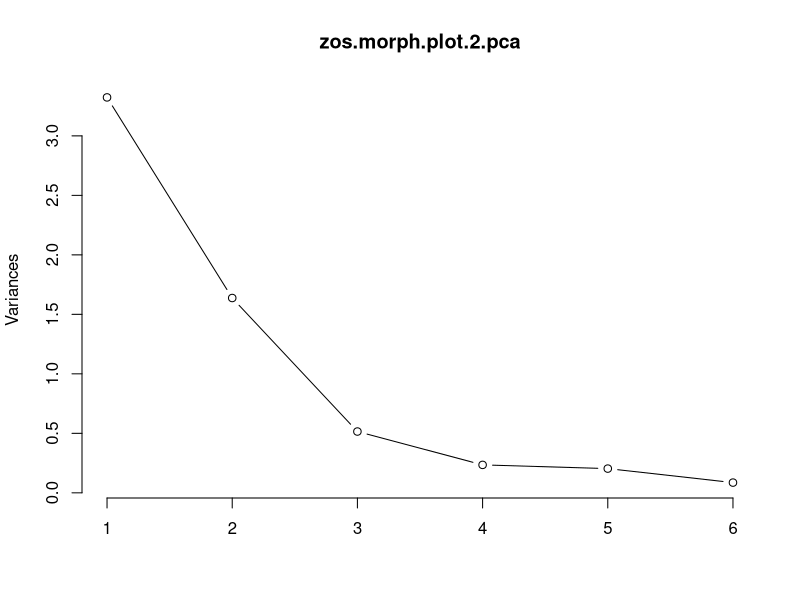

Generate this figure with R:
###################################################################################
#                                                                                ##
# ZEN 2014 Global eelgrass ecosystem structure: Data assembly                    ##
# RAW data are current as of 2017-04-24                                          ##
# Emmett Duffy (duffye@si.edu)                                                   ##  
# updated 2022-06-28 by Matt Whalen                                              ##
#                                                                                ##
###################################################################################

###################################################################################
# TABLE OF CONTENTS                                                               #
#                                                                                 #
# METADATA                                                                        #
# LOAD PACKAGES                                                                   #
# READ IN AND PREPARE DATA                                                        #
# CREATE DERIVED VARIABLES                                                        #
# EXPLORE DISTRIBUTIONS OF VARIABLES (PLOT LEVEL)                                 #
# LOG TRANSFORMS                                                                  #
# OBTAIN SITE MEANS                                                               #
# PCA - ENVIRONMENTAL VARIABLES (GLOBAL)                                          #
# PCA - ENVIRONMENTAL VARIABLES (ATLANTIC)                                        #
# PCA - ENVIRONMENTAL VARIABLES (PACIFIC)                                         #
# EXPLORE DATA COMPLETENESS                                                       #
# PCA - EELGRASS VARIABLES (GLOBAL)                                               #
# CREATE SCALED VARIABLES                                                         #
# SUBSET DATA SETS BY GEOGRAPHY                                                   #
# OUTPUT CURATED DATA SETS                                                        #
#                                                                                 #
###################################################################################

###################################################################################
# METADATA                                                                        #
###################################################################################

# This script assembles raw data from the ZEN 2014 global eelgrass ecosystem sampling 
# project, and outputs data files for use in modeling and other applications. See also:
#   ZEN_2014_model_comparison.R: for data exploration and model building
#   ZEN_2014_figures.R series: for building figures for the MS

# Source data: For most of the history of this script I was using 
# ZEN_2014_Site&PlotData_2016_05_17_Released.xlsx.


###################################################################################
# LOAD PACKAGES                                                                   #
###################################################################################

# Load packages:
library(tidyverse) # for reformatting epibiota data
library(randomForest) # needed for data imputation
library(car) # needed or vif analysis
library(psych) # to visualize relationshiops in pairs panels
library(plyr) # to use ddply below in fixing richness values



###################################################################################
# READ AND PREPARE DATA                                                           #
###################################################################################

# MAIN ZEN 2014 DATA SET
# Read in summary data set for ZEN 2014:
d <- read.csv("data/input/Duffy_et_al_2022_main_data.csv", header = TRUE)

# General site data
sites <- read.csv("data/input/Duffy_et_al_2022_site_metadata.csv", header = TRUE)

# BIO-ORACLE CLIMATE AND ENVIRONMENTAL DATA
# Read in Bio-ORACLE and WorldClim environmental data for ZEN sites from Matt Whalen's script:
env <- read.csv("data/output/Duffy_et_al_2022_environmental.csv", header = TRUE)
# add in situ data
env.insitu <- read.csv("data/input/Duffy_et_al_2022_environmental_in_situ.csv") %>% 
  mutate(site=Site)
env <- left_join(env, env.insitu)



# EELGRASS GENETICS
d.gen_fca <- read.csv("data/input/Duffy_et_al_2022_FCA_scores.csv", header = TRUE)
# d.gen_fca_atlantic <- read.csv("data/input/ZEN_2014_fca_scores_atlantic_20210125_copy.csv", header = TRUE)
# d.gen_fca_pacific <- read.csv("data/input/ZEN_2014_fca_scores_pacific_20210125_copy.csv", header = TRUE)



#### CLEAN UP AND CONSOLIDATE
# Convert categorical variables to factors
d$Site.Code <- as.factor(d$Site.Code)
d$Ocean <- as.factor(d$Ocean)

# Rename Long Island sites 
d$Site <- as.factor(d$Site)
levels(d$Site)[levels(d$Site)=="LI.1"] <- "LI.A"
levels(d$Site)[levels(d$Site)=="LI.2"] <- "LI.B"


# Rename misspelled or confusing variables
names(d)[names(d)=="Mean.Sheath.Width.cm."] <- "Zostera.sheath.width"
names(d)[names(d)=="Mean.Shealth.Length.cm."] <- "Zostera.sheath.length"
names(d)[names(d)=="Mean.Longest.Leaft.Length.cm."] <- "Zostera.longest.leaf.length"
names(d)[names(d)=="Mean.Above.Zmarina.g"] <- "Zostera.aboveground.mean.mass"
names(d)[names(d)=="Mean.Below.Zmarina.g"] <- "Zostera.belowground.mean.mass"
names(d)[names(d)=="Shoots.Zmarina.per.m2"] <- "Zostera.shoots.per.m2.core"
names(d)[names(d)=="Mean.Fetch"] <- "mean.fetch"
names(d)[names(d)=="PopDens2"] <- "pop.density.2015"
names(d)[names(d)=="mesograzer.total.site.richness"] <- "grazer.richness.site"





# MESOGRAZER SITE RICHNESS: FIX MISSING VALUES 
# Create vector of plots with missing values to see what is missing:
missing.richness <- d[is.na(d$grazer.richness.site), c(3,7)] # columns 3 and 7 are Site, Unique.ID
# replace all site richness values with "mean" for that site. First, create vector of means:
temp <- d %>% 
  group_by( Site) %>% 
  summarize( grazer.richness.site = mean(grazer.richness.site, na.rm = T))
# But CR.A has NO mesograzers at all so returns NaN.  Assume species pool is same as for CR.B (S = 3) and replace:
# temp$grazer.richness.site[is.na(temp$grazer.richness.site)] <- 3 # CR.A grazer richness now  = 3
temp$grazer.richness.site[temp$Site == "CR.A" ] <- 3 # CR.A grazer richness now  = 3

d$grazer.richness.site <- temp$grazer.richness.site[match(d$Site, temp$Site)]



# Add BioOracle environmental data to main ZEN dataframe:
d$sst.min <- env$sstmin[match(d$Site, env$Site)]
d$sst.mean <- env$sstmean[match(d$Site, env$Site)]
d$sst.max <- env$sstmax[match(d$Site, env$Site)]
d$sst.range <- env$sstrange[match(d$Site, env$Site)]
d$chlomean <- env$chlomean[match(d$Site, env$Site)]
d$nitrate <- env$nitrate[match(d$Site, env$Site)]
d$parmean <- env$parmean[match(d$Site, env$Site)]
d$cloudmean <- env$cloudmean[match(d$Site, env$Site)]
d$day.length <- env$Day.length.hours[match(d$Site, env$Site)]
d$ph <- env$ph[match(d$Site, env$Site)]
d$phosphate <- env$phosphate[match(d$Site, env$Site)]
d$salinity <- env$salinity[match(d$Site, env$Site)]
d$precipitation <- env$precip[match(d$Site, env$Site)]

# Reorder variables 'Coast': WP to EA 
d$Coast <- as.factor(d$Coast)
d$Coast <- factor(d$Coast, levels = c("West Pacific", "East Pacific", "West Atlantic", "East Atlantic"))



###################################################################################
# CREATE DERIVED VARIABLES                                                        #
###################################################################################


# Percentage of crustaceans and gastropods among the mesograzers
d$crust.pct.mass <-  d$Malacostraca.mesograzer.plot.biomass.std.mg.g / d$mesograzer.total.plot.biomass.std.mg.g
d$gast.pct.mass <-  d$Gastropoda.mesograzer.plot.biomass.std.mg.g / d$mesograzer.total.plot.biomass.std.mg.g

# grazer and periphyton nunmbers per unit bottom area (i.e., core)
d$mesograzer.abund.per.area <-  d$mesograzer.total.plot.abund.std.g * d$Zostera.aboveground.mean.mass
d$crustacean.mass.per.area <-  d$Malacostraca.mesograzer.plot.biomass.std.mg.g * d$Zostera.aboveground.mean.mass
d$gastropod.mass.per.area <-  d$Gastropoda.mesograzer.plot.biomass.std.mg.g * d$Zostera.aboveground.mean.mass
d$mesograzer.mass.per.area <-  d$mesograzer.total.plot.biomass.std.mg.g * d$Zostera.aboveground.mean.mass
d$periphyton.mass.per.area <-  d$periphyton.mass.per.g.zostera * d$Zostera.aboveground.mean.mass

# Leaf C:N ratio
d$leaf.CN.ratio <-  d$Leaf.PercC / d$Leaf.PercN


###################################################################################
# EXPLORE DISTRIBUTIONS OF VARIABLES (PLOT LEVEL)                                 #
###################################################################################

# Examine frequency distribution of sites by environmental factor
# par(mfrow = c(1,1))
# par(mfrow = c(2,4))
# hist(d$Latitude, col = "cyan", main = "Surveys by latitude")    
# hist(d$Longitude, col = "cyan", main = "Surveys by longitude")    
# hist(d$Temperature.C, col = "cyan", main = "Surveys by temperature")    
# hist(d$Salinity.ppt, col = "cyan", main = "Surveys by salinity")    
# hist(d$pop.density.2015, col = "cyan", main = "Surveys by population density")    
# hist(d$day.length, col = "cyan", main = "Surveys by day length")    
# hist(d$mean.fetch, col = "cyan", main = "Surveys by mean fetch")    
# 
# hist(d$Zostera.aboveground.mean.mass, col = "cyan", main = "Surveys by Zostera AG biomass")    
# hist(d$periphyton.mass.per.g.zostera, col = "cyan", main = "Surveys by periphyton biomass")    
# hist(d$Malacostraca.mesograzer.plot.abund.std.g, col = "cyan", main = "Surveys by crustacean biomass")    
# hist(d$Gastropoda.mesograzer.plot.biomass.std.mg.g, col = "cyan", main = "Surveys by gastropod biomass")    
# hist(d$grazer.richness.site, col = "cyan", main = "Surveys by mesograzer richness")    
# 
# hist(d$mesograzer.total.plot.biomass.std.mg.g, col = "cyan", main = "Surveys by mesograzer biomass")    
# hist(d$epifauna.total.plot.biomass.std.mg.g, col = "cyan", main = "Surveys by mobile epifauna biomass")    
# 


###################################################################################
# LOG TRANSFORMS                                                                  #
###################################################################################

# NOTE: For many variables I add a constant roughly equal to the smallest value recorded 

d$log10.Zostera.AG.mass <- log10(d$Zostera.aboveground.mean.mass + 1) 
d$log10.Zostera.BG.mass <- log10(d$Zostera.belowground.mean.mass + 1) 
d$log10.Zostera.shoots.core <- log10(d$Zostera.shoots.per.m2.core) 
d$log10.Zostera.sheath.width <- log10(d$Zostera.sheath.width) 
d$log10.Zostera.sheath.length <- log10(d$Zostera.sheath.length) 
d$log10.Zostera.longest.leaf.length <- log10(d$Zostera.longest.leaf.length) 

d$log10.epibiota.filter <- log10(d$epibiota.filter) 
d$log10.epibiota.zostera.marina <- log10(d$epibiota.zostera.marina) 
d$log10.periphyton.mass.per.g.zostera <- log10(d$periphyton.mass.per.g.zostera + 0.001) 
d$log10.periphyton.mass.per.area <- log10(d$periphyton.mass.per.area + 0.1) 

d$log10.mesograzer.abund.per.g.plant <- log10(d$mesograzer.total.plot.abund.std.g + 0.01) 
d$log10.crustacean.abund.per.g.plant <- log10(d$Malacostraca.mesograzer.plot.abund.std.g + 0.01) 
d$log10.gastropod.abund.per.g.plant <- log10(d$Gastropoda.mesograzer.plot.abund.std.g + 0.01) 

d$log10.mesograzer.mass.per.g.plant <- log10(d$mesograzer.total.plot.biomass.std.mg.g + 0.01) 
d$log10.crustacean.mass.per.g.plant <- log10(d$Malacostraca.mesograzer.plot.biomass.std.mg.g + 0.01) 
d$log10.gastropod.mass.per.g.plant <- log10(d$Gastropoda.mesograzer.plot.biomass.std.mg.g + 0.01) 

d$log10.mesograzer.abund.per.area <-  log10(d$mesograzer.abund.per.area + 1) 

d$log10.crustacean.mass.per.area <-  log10(d$crustacean.mass.per.area + 1) 
d$log10.gastropod.mass.per.area <-  log10(d$gastropod.mass.per.area + 1) 
d$log10.mesograzer.mass.per.area <-  log10(d$mesograzer.mass.per.area + 1) 

d$log10.grazer.richness.site <- log10(d$grazer.richness.site + 1) 

d$log10.day.length <- log10(d$day.length) 
d$log10.Leaf.PercN <- log10(d$Leaf.PercN) 
d$sqrt.nitrate <- sqrt(d$nitrate) 
d$log10.phosphate <- log10(d$phosphate) 
d$log10.chlomean <- log10(d$chlomean) 
d$log10.mean.fetch <- log10(d$mean.fetch) 



# hist(d$nitrate)
# hist(d$sqrt.nitrate)
# 
# hist(d$log10.Zostera.AG.mass)
# 

# Change values of NaN to NA:
d[d == "NaN"] = NA 


###################################################################################
# OBTAIN SITE MEANS                                                               #
###################################################################################

# CAN THIS GO AFTER IMPUTATION SECTION? SHOULD IT? 

# Obtain mean values per site
site_means <- d %>% 
  group_by(Site) %>% 
  dplyr::summarize( Zostera.AG.mass.site = mean(Zostera.aboveground.mean.mass, na.rm = T), 
             Zostera.BG.mass.site = mean(Zostera.belowground.mean.mass, na.rm = T),                      
             Zostera.shoots.core.site = mean(Zostera.shoots.per.m2.core, na.rm = T),                      
             Zostera.sheath.width.site = mean(Zostera.sheath.width, na.rm = T),                      
             Zostera.sheath.length.site = mean(Zostera.sheath.length, na.rm = T),                      
             Zostera.longest.leaf.length.site = mean(Zostera.longest.leaf.length, na.rm = T), 
             epibiota.filter.site = mean(epibiota.filter, na.rm = T), 
             epibiota.zostera.marina.site = mean(epibiota.zostera.marina, na.rm = T), 
             periphyton.mass.per.g.zostera.site = mean(periphyton.mass.per.g.zostera, na.rm = T),                      
             
             mesograzer.abund.per.g.plant.site = mean(mesograzer.total.plot.abund.std.g, na.rm = T),                      
             crustacean.abund.per.g.plant.site = mean(Malacostraca.mesograzer.plot.abund.std.g, na.rm = T), 
             gastropod.abund.per.g.plant.site = mean(Gastropoda.mesograzer.plot.abund.std.g, na.rm = T), 
             mesograzer.mass.per.g.plant.site = mean(mesograzer.total.plot.biomass.std.mg.g, na.rm = T),                      
             crustacean.mass.per.g.plant.site = mean(Malacostraca.mesograzer.plot.biomass.std.mg.g, na.rm = T), 
             gastropod.mass.per.g.plant.site = mean(Gastropoda.mesograzer.plot.biomass.std.mg.g, na.rm = T), 
             mesograzer.mass.per.area.site = mean(mesograzer.mass.per.area, na.rm = T),                      
             crustacean.mass.per.area.site = mean(crustacean.mass.per.area, na.rm = T),                      
             gastropod.mass.per.area.site = mean(gastropod.mass.per.area, na.rm = T),  
             periphyton.mass.per.area.site = mean(periphyton.mass.per.area, na.rm = T),  
             log10.grazer.richness.site = mean(log10.grazer.richness.site, na.rm = T), 
             
             crust.pct.mass.site = mean(crust.pct.mass, na.rm = T), 
             gast.pct.mass.site = mean(gast.pct.mass, na.rm = T), 
             
             Leaf.PercN.site = mean(Leaf.PercN, na.rm = T), 
             leaf.CN.ratio.site = mean(leaf.CN.ratio, na.rm = T), 
             
             log10.Zostera.AG.mass.site = mean(log10.Zostera.AG.mass, na.rm = T), 
             log10.Zostera.BG.mass.site = mean(log10.Zostera.BG.mass, na.rm = T), 
             log10.Zostera.shoots.core.site = mean(log10.Zostera.shoots.core, na.rm = T), 
             log10.Zostera.sheath.width.site = mean(log10.Zostera.sheath.width, na.rm = T), 
             log10.Zostera.sheath.length.site = mean(log10.Zostera.sheath.length, na.rm = T), 
             log10.Zostera.longest.leaf.length.cm.site = mean(log10.Zostera.longest.leaf.length, na.rm = T), 
             log10.periphyton.mass.per.g.zostera.site = mean(log10.periphyton.mass.per.g.zostera, na.rm = T), 
             
             log10.mesograzer.abund.per.g.plant.site = mean(log10.mesograzer.abund.per.g.plant, na.rm = T), 
             log10.crustacean.abund.per.g.plant.site = mean(log10.crustacean.abund.per.g.plant, na.rm = T), 
             log10.gastropod.abund.per.g.plant.site = mean(log10.gastropod.abund.per.g.plant, na.rm = T), 
             
             log10.mesograzer.mass.per.g.plant.site = mean(log10.mesograzer.mass.per.g.plant, na.rm = T), 
             log10.crustacean.mass.per.g.plant.site = mean(log10.crustacean.mass.per.g.plant, na.rm = T), 
             log10.gastropod.mass.per.g.plant.site = mean(log10.gastropod.mass.per.g.plant, na.rm = T), 
             
             log10.mesograzer.abund.per.area.site = mean(log10.mesograzer.abund.per.area, na.rm = T),                  
             
             log10.mesograzer.mass.per.area.site = mean(log10.mesograzer.mass.per.area, na.rm = T),                      
             log10.crustacean.mass.per.area.site = mean(log10.crustacean.mass.per.area, na.rm = T),                      
             log10.gastropod.mass.per.area.site = mean(log10.gastropod.mass.per.area, na.rm = T),                      
             log10.periphyton.mass.per.area.site = mean(log10.periphyton.mass.per.area, na.rm = T),                      
             
             log10.Leaf.PercN.site = mean(log10.Leaf.PercN, na.rm = T)  )


site_means$grazer.richness.site <- d$grazer.richness.site[match(site_means$Site, d$Site)]

# Change values of NaN to NA:
site_means[site_means == "NaN"] = NA 

# Add site-level environmental (and other) variables back in
site_means$Ocean <- d$Ocean[match(site_means$Site, d$Site)]
site_means$Coast <- d$Coast[match(site_means$Site, d$Site)]
site_means$Latitude <- d$Latitude[match(site_means$Site, d$Site)]
site_means$Longitude <- d$Longitude[match(site_means$Site, d$Site)]
site_means$Temperature.C <- d$Temperature.C[match(site_means$Site, d$Site)]
site_means$Salinity.ppt <- d$Salinity.ppt[match(site_means$Site, d$Site)]
site_means$log10.mean.fetch <- d$log10.mean.fetch[match(site_means$Site, d$Site)]
site_means$day.length <- d$day.length[match(site_means$Site, d$Site)]
site_means$log10.day.length <- d$log10.day.length[match(site_means$Site, d$Site)]

site_means$sst.min <- d$sst.min[match(site_means$Site, d$Site)]
site_means$sst.mean <- d$sst.mean[match(site_means$Site, d$Site)]
site_means$sst.max <- d$sst.max[match(site_means$Site, d$Site)]
site_means$sst.range <- d$sst.range[match(site_means$Site, d$Site)]
site_means$salinity <- d$salinity[match(site_means$Site, d$Site)]
site_means$parmean <- d$parmean[match(site_means$Site, d$Site)]
site_means$cloudmean <- d$cloudmean[match(site_means$Site, d$Site)]
site_means$precipitation <- d$precipitation[match(site_means$Site, d$Site)]
site_means$nitrate <- d$nitrate[match(site_means$Site, d$Site)]
site_means$sqrt.nitrate <- d$sqrt.nitrate[match(site_means$Site, d$Site)]
site_means$ph <- d$ph[match(site_means$Site, d$Site)]
site_means$phosphate <- d$phosphate[match(site_means$Site, d$Site)]
site_means$log10.phosphate <- d$log10.phosphate[match(site_means$Site, d$Site)]
site_means$NP.ratio <- d$NP.ratio[match(site_means$Site, d$Site)]
site_means$chlomean <- d$chlomean[match(site_means$Site, d$Site)]
site_means$log10.chlomean <- d$log10.chlomean[match(site_means$Site, d$Site)]
site_means$pop.density.2015 <- d$pop.density.2015[match(site_means$Site, d$Site)]


# Add genetic data to site means data frame
site_means$FC1 <- d.gen_fca$FC1[match(site_means$Site, d.gen_fca$Site)]
site_means$FC2 <- d.gen_fca$FC2[match(site_means$Site, d.gen_fca$Site)]

# For boxplots, reorder variable 'Coast': WP to EA
site_means$Coast <- factor(site_means$Coast, levels = c("West Pacific", "East Pacific", "West Atlantic", "East Atlantic"))

# Create separate data sets by Ocean - SITE level
site_means_Atlantic <- droplevels(subset(site_means, Ocean == "Atlantic"))
site_means_Pacific <- droplevels(subset(site_means, Ocean == "Pacific"))
site_means_49_Atlantic <- droplevels(subset(site_means_Atlantic, Site != "SW.A"))



###################################################################################
# PCA - ENVIRONMENTAL VARIABLES (GLOBAL)                                          #
###################################################################################

# # Explore correlations among environmental drivers
# pairs.panels(site_means[,c("Latitude", "sst.mean", "sst.range", "sst.min", "sst.max", "Salinity.ppt", 
#   "parmean", "log10.day.length", "cloudmean", "precipitation", "sqrt.nitrate", "log10.phosphate", "log10.chlomean", 
#   "Leaf.PercN.site", "log10.mean.fetch")], 
#   smooth=T,density=F,ellipses=F,lm=F,digits=2,scale=F, cex.cor = 8)

# Create data frame containing the ZEN 2014 environmental variables for PCA
# Note: Some exploration shows that nitrate is closely correlated with several other
# variables, and taking it out results in first 3 PC axes explaining ~75% of variation. This 
# is parsimonious and simplifies the analysis. 
ZEN.env <- site_means[c("sst.mean", "sst.range", "Salinity.ppt", "parmean", 
   "cloudmean", "log10.phosphate", "log10.chlomean", "Leaf.PercN.site"
  # , "precipitation", "log10.day.length",
  )]
ZEN.sites <- site_means[c("Site")]


# Compute PCAs
ZEN.env.pca <- prcomp(ZEN.env, center = TRUE, scale. = TRUE) 

# print(ZEN.env.pca)
#                        PC1         PC2         PC3        PC4         PC5         PC6         PC7         PC8
# sst.mean         0.5344090 -0.04221968  0.12650153 -0.2221002  0.11595693 -0.56707288  0.49861640  0.25230424
# sst.range       -0.1607624 -0.40262794  0.45918615 -0.4862507  0.41315371  0.25966358 -0.15719348  0.31925476
# Salinity.ppt     0.3702257  0.16135868 -0.48106388 -0.4651378  0.05646463 -0.08442206 -0.61172656  0.06779392
# parmean          0.4076216  0.22572201  0.39507514  0.3928616 -0.25219684  0.21903419 -0.29892746  0.52108800
# cloudmean       -0.4937825 -0.21507910 -0.27382435  0.1300389 -0.18748290 -0.44075941 -0.12798127  0.61010822
# log10.phosphate -0.2101797  0.54450089 -0.13760560 -0.4243534 -0.22277173  0.36170941  0.41340358  0.33010411
# log10.chlomean  -0.2566312  0.34762747  0.53996106 -0.2846051 -0.31346195 -0.45082306 -0.26740350 -0.26025590
# Leaf.PercN.site -0.1774368  0.54363232  0.01286878  0.2560322  0.75235033 -0.16600039 -0.06571552  0.09672818

# Interpretation:
# PCe1: latitude/climate: high = warmer, brighter, less cloudy (lower latitude)
# PCe2: nutrient status: high = high PO4, leaf N  
# PCe3: estuarine: low salinity, variable temp, high chl

# # plot cumulative proportion of variance explained by PC axes
# plot(ZEN.env.pca, type = "l")

# # Calculate proportion of variance explained by each PC
# summary(ZEN.env.pca)
#                           PC1    PC2    PC3    PC4     PC5     PC6     PC7    PC8
# Standard deviation     1.6849 1.4240 1.1552 0.9516 0.65646 0.48125 0.36494 0.3124
# Proportion of Variance 0.3549 0.2535 0.1668 0.1132 0.05387 0.02895 0.01665 0.0122
# Cumulative Proportion  0.3549 0.6083 0.7751 0.8883 0.94220 0.97115 0.98780 1.0000


# Combine PCA scores with SITE-level data frame
site.env.pca.scores <- ZEN.env.pca$x
site.env.pca.scores <- cbind(ZEN.sites, site.env.pca.scores) 
site_means <- cbind(site_means, site.env.pca.scores) 

# Rename PCA variables 1-3 and cull PC4-7
names(site_means)[names(site_means)=="PC1"] <- "PC1.env.global"
names(site_means)[names(site_means)=="PC2"] <- "PC2.env.global"
names(site_means)[names(site_means)=="PC3"] <- "PC3.env.global"
site_means <- subset(site_means, select = -c(PC4,PC5,PC6, PC7, PC8))



###################################################################################
# PCA - ENVIRONMENTAL VARIABLES (ATLANTIC)                                        #
###################################################################################

# # Explore correlations among environmental drivers
# pairs.panels(site_means_Atlantic[,c("sst.mean", "sst.range", "Salinity.ppt", "parmean", 
#   "cloudmean", "log10.phosphate", "log10.chlomean", "Leaf.PercN.site"
#   # , "precipitation", "log10.day.length"
#   )], 
#   smooth=T,density=F,ellipses=F,lm=F,digits=2,scale=F, cex.cor = 8)

# Create data frame containing the ZEN 2014 environmental variables for PCA
# Note: Some exploration shows that nitrate is closely corrtelated with several other
# variables, and taking it out results in first 3 PC axes explaining ~75% of variation. This 
# is parsimonious and simplifies the analysis. 
ZEN.env.atl <- site_means_Atlantic[c("sst.mean", "sst.range", "Salinity.ppt", "parmean", 
  "cloudmean", "log10.phosphate", "log10.chlomean", "Leaf.PercN.site"
  # , "precipitation", "log10.day.length"
  )]
ZEN.sites.atl <- site_means_Atlantic[c("Site")]

# Compute PCAs
ZEN.env.pca.atl <- prcomp(ZEN.env.atl, center = TRUE, scale. = TRUE) 

# print(ZEN.env.pca.atl)
#                          PC1         PC2         PC3         PC4         PC5         PC6         PC7         PC8
# sst.mean        -0.550319750  0.07256028 -0.14266055  0.01964309 -0.26247919  0.50693440  0.34783455  0.47358063
# sst.range        0.008028728  0.53243059  0.13905815  0.56739502 -0.43108238 -0.27143385 -0.27518892  0.19985403
# Salinity.ppt    -0.312338254 -0.33887929 -0.52503373  0.18367192 -0.01847826  0.09370635 -0.67915383 -0.08853019
# parmean         -0.307553079  0.44084782  0.04824442 -0.51027750  0.40436656 -0.23475705 -0.34111047  0.33671071
# cloudmean        0.486920633 -0.28474069  0.27891671  0.01450237  0.05975327  0.32618638 -0.33098360  0.61992583
# log10.phosphate  0.294237976  0.02478199 -0.66842063  0.18661880  0.25670169 -0.33170669  0.31530953  0.39478092
# log10.chlomean   0.265024764  0.54345377 -0.20872625  0.13627880  0.32327853  0.62268122 -0.08243877 -0.27063675
# Leaf.PercN.site  0.333217372  0.15821912 -0.33789872 -0.57441251 -0.63831315  0.03592546 -0.09954655 -0.03411444

# Interpretation:
# PCe1: latitude/climate: high = cooler, cloudier
# PCe2: estuarine/eutrophic: high = high phytoplankton, variable temperature, bright, lowish salinity
# PCe3: arid watershed? oligotrophic Baltic?: high = low salinity, low PO4

# # plot cumulative proportion of variance explained by PC axes
# plot(ZEN.env.pca.atl, type = "l")

# # Calculate proportion of variance explained by each PC
# summary(ZEN.env.pca.atl)
#                           PC1    PC2    PC3    PC4     PC5     PC6     PC7     PC8
# Standard deviation     1.6778 1.4182 1.2097 0.9687 0.62444 0.46015 0.35168 0.21673
# Proportion of Variance 0.3519 0.2514 0.1829 0.1173 0.04874 0.02647 0.01546 0.00587
# Cumulative Proportion  0.3519 0.6033 0.7862 0.9035 0.95220 0.97867 0.99413 1.00000

# Output PCA scores for each site and combine with site means data frame
site.env.pca.scores.atl <- ZEN.env.pca.atl$x
site.env.pca.scores.atl <- cbind(ZEN.sites.atl, site.env.pca.scores.atl) 
site_means_Atlantic <- cbind(site_means_Atlantic, site.env.pca.scores.atl) 

# Rename PCA variables 1-3 and cull PC4-7
names(site_means_Atlantic)[names(site_means_Atlantic)=="PC1"] <- "PC1.env.atl"
names(site_means_Atlantic)[names(site_means_Atlantic)=="PC2"] <- "PC2.env.atl"
names(site_means_Atlantic)[names(site_means_Atlantic)=="PC3"] <- "PC3.env.atl"
site_means_Atlantic <- subset(site_means_Atlantic, select = -c(PC4,PC5,PC6, PC7, PC8))


###################################################################################
# PCA - ENVIRONMENTAL VARIABLES (PACIFIC)                                         #
###################################################################################

# # Explore correlations among environmental drivers
# pairs.panels(site_means_Pacific[,c("Latitude", "sst.mean", "sst.range", "sst.min", "sst.max", "Salinity.ppt", 
#   "parmean", "log10.day.length", "cloudmean", "precipitation", "sqrt.nitrate", "log10.phosphate", "log10.chlomean", 
#   "Leaf.PercN.site", "log10.mean.fetch")], 
#   smooth=T,density=F,ellipses=F,lm=F,digits=2,scale=F, cex.cor = 8)


# Create data frame containing the ZEN 2014 environmental variables for PCA
# Note: Some exploration shows that nitrate is closely correlated with several other
# variables, and taking it out results in first 3 PC axes explaining ~75% of variation. This 
# is parsimonious and simplifies the analysis. 
ZEN.env.pac <- site_means_Pacific[c("sst.mean", "sst.range", "Salinity.ppt", "parmean", 
  "cloudmean", "log10.phosphate", "log10.chlomean", "Leaf.PercN.site"
  # , "precipitation", "log10.day.length"
  )]
ZEN.sites.pac <- site_means_Pacific[c("Site")]

# Compute PCAs
ZEN.env.pca.pac <- prcomp(ZEN.env.pac, center = TRUE, scale. = TRUE) 

# print(ZEN.env.pca.pac)
#                        PC1         PC2         PC3         PC4         PC5         PC6         PC7         PC8
# sst.mean         0.4416493 -0.14998580  0.38471592 -0.09795308  0.11434105 -0.46072831  0.20973408  0.59625174
# sst.range       -0.1192591 -0.58280840  0.13287760 -0.61360069 -0.05905439  0.33920457  0.35256555 -0.09539264
# Salinity.ppt     0.4002213  0.04551641 -0.50374668  0.10047825  0.56645013  0.33137386  0.37126335  0.07337350
# parmean          0.4058142  0.32386570  0.34788599  0.04747739 -0.21892434 -0.03638956  0.46415902 -0.58519351
# cloudmean       -0.3739858 -0.36483629 -0.19281131  0.31505264  0.17158648 -0.57553674  0.40395943 -0.25831575
# log10.phosphate -0.4215990  0.32143191  0.04272324  0.20357878 -0.29958265  0.25871215  0.55282804  0.46191518
# log10.chlomean  -0.3422080  0.18681817  0.58063017  0.01610370  0.69496221  0.13777490 -0.03697576 -0.08532484
# Leaf.PercN.site -0.1764750  0.50946333 -0.28882340 -0.67866604  0.11171810 -0.37997422  0.09088341 -0.01326676

# Interpretation:
# PCe1: latitude/climate: high = warmer, brighter, higher salinity, lower PO4
# PCe2: nutrient status: high = high nutrients (especially leaf N), more stable temperature
# PCe3: estuarine/eutrophic: high = low salinity, high chl

# # plot cumulative proportion of variance explained by PC axes
# plot(ZEN.env.pca.pac, type = "l")
# 
# # Calculate proportion of variance explained by each PC
# summary(ZEN.env.pca.pac)
# Standard deviation     1.9641 1.4390 0.9141 0.71060 0.62592 0.49046 0.24605 0.19570
# Proportion of Variance 0.4822 0.2588 0.1045 0.06312 0.04897 0.03007 0.00757 0.00479
# Cumulative Proportion  0.4822 0.7410 0.8455 0.90860 0.95758 0.98765 0.99521 1.00000

# Output PCA scores for each site and combine with site means data frame
site.env.pca.scores.pac <- ZEN.env.pca.pac$x
site.env.pca.scores.pac <- cbind(ZEN.sites.pac, site.env.pca.scores.pac) 
site_means_Pacific <- cbind(site_means_Pacific, site.env.pca.scores.pac) 

# Rename PCA variables 1-3 and cull PC4-7
names(site_means_Pacific)[names(site_means_Pacific)=="PC1"] <- "PC1.env.pac"
names(site_means_Pacific)[names(site_means_Pacific)=="PC2"] <- "PC2.env.pac"
names(site_means_Pacific)[names(site_means_Pacific)=="PC3"] <- "PC3.env.pac"
site_means_Pacific <- subset(site_means_Pacific, select = -c(PC4,PC5,PC6, PC7, PC8))



###################################################################################
# EXPLORE DATA COMPLETENESS                                                       #
###################################################################################

# NOTE: AIC comparisons among models are invalid unless exactly the same number of plots
# are used in each comparison, because the DF influences calculation of the AIC score. 
# This means that we need data on all plots and need to impute missing data for 
# valid AIC model comparisons. 

# # How many observations are missing for each variable?
# sum(is.na(d$log10.Zostera.AG.mass)) # 24
# sum(is.na(d$log10.Zostera.shoots.core)) # 15
# sum(is.na(d$Zostera.longest.leaf.length)) # 0
# sum(is.na(d$Leaf.PercN)) # 14
# sum(is.na(d$Temperature.C)) # 0
# sum(is.na(d$Salinity.ppt)) # 0
# sum(is.na(d$pop.density.2015)) # 20 huh?
# sum(is.na(d$GenotypicRichness)) # 0
# sum(is.na(d$AllelicRichness)) # 0 
# sum(is.na(d$grazer.richness.site)) # 0
# sum(is.na(d$log10.periphyton.mass.per.g.zostera)) # 4
# sum(is.na(d$log10.mesograzer.abund.per.g.plant)) # 9
# sum(is.na(d$log10.crustacean.abund.per.g.plant)) # 9 
# sum(is.na(d$log10.gastropod.abund.per.g.plant)) # 9

# Look at percentage of values missing for each variable
# First create function to calculate % of missing values infor each variable in a data frame… 
pMiss <- function(x){sum(is.na(x))/length(x)*100}
# # Now apply it to the data frame: 
# apply(d,2,pMiss)




#










###################################################################################
# PCA - EELGRASS VARIABLES (GLOBAL)                                               #
###################################################################################

# NOTE: The PCA for eelgrass morphology uses imputed data (see impute_missing/R) 
d.imputed <- read.csv( "data/output/Duffy_et_al_2022_imputed.csv" )

# NOTE: This includes all available ZEN eelgrass morphological variables. We use the 
# first two axes, which together explain 83% of the variation in input variables, under 
# the (arbitrary) criterion of using those PC axes necessary to capture 75% of the variation. 

## PCA - EELGRASS VARIABLES (PLOT LEVEL)                                           

# Create data frame containing the ZEN 2014 eelgrass morphological variables
zos.morph.plot.2 <- d.imputed[c("log10.Zostera.AG.mass.imputed", "log10.Zostera.BG.mass.imputed", 
  "log10.Zostera.shoots.core.imputed", "log10.Zostera.sheath.length", "log10.Zostera.sheath.width", "log10.Zostera.longest.leaf.length")]

# Compute PCAs
zos.morph.plot.2.pca <- prcomp(zos.morph.plot.2, center = TRUE, scale. = TRUE) 

print(zos.morph.plot.2.pca)
#                                           PC1         PC2         PC3        PC4         PC5         PC6
# log10.Zostera.AG.mass.imputed     -0.29772190 -0.58976969  0.16131419 -0.7076165  0.12385514 -0.14645813
# log10.Zostera.BG.mass.imputed      0.08114321 -0.67078182 -0.63774621  0.3664483 -0.03986877  0.02955342
# log10.Zostera.shoots.core.imputed  0.34930322 -0.42578505  0.70199747  0.3770211  0.20963800  0.13341998
# log10.Zostera.sheath.length       -0.51441226 -0.05711932  0.21262143  0.4040899 -0.27044926 -0.67117666
# log10.Zostera.sheath.width        -0.50068037  0.09723378 -0.08264182  0.2209389  0.81254579  0.15488847
# log10.Zostera.longest.leaf.length -0.51716912 -0.09062856  0.14973149  0.1036680 -0.45359545  0.69671169

# Interpretation:
# PCz1: growth form: high = short canopy, denser shoots
# PCz2: biomass: high values = low AG and especially BG biomass


# plot cumulative proportion of variance explained by PC axes
plot(zos.morph.plot.2.pca, type = "l")

# Calculate proportion of variance explained by each PC
summary(zos.morph.plot.2.pca)
#                           PC1    PC2     PC3     PC4     PC5     PC6
# Standard deviation     1.8230 1.2796 0.71769 0.48452 0.45114 0.29318
# Proportion of Variance 0.5539 0.2729 0.08585 0.03913 0.03392 0.01433
# Cumulative Proportion  0.5539 0.8268 0.91263 0.95175 0.98567 1.00000

# RESULT: First two PC axes explain 83% of variation in eelgrass morphology with ALL input variables. 

# Output PCA scores and combine with plot data frame
zos.morph.plot.2.pca.scores <- zos.morph.plot.2.pca$x
d.imputed <- cbind(d.imputed, zos.morph.plot.2.pca.scores) 

# Rename PCA variables 1-2 and cull PC3-4
names(d.imputed)[names(d.imputed)=="PC1"] <- "PC1.zos"
names(d.imputed)[names(d.imputed)=="PC2"] <- "PC2.zos"
d.imputed <- subset(d.imputed, select = -c(PC3,PC4,PC5,PC6))




# NOTE: IS THIS WHERE THIS SHOULD BE?
# Obtain mean values per site: Eelgrass growth form PCz1 and PCz2 
add_means <- ddply(d.imputed, c("Site"), summarize, 
                   PC1.zos.site = mean(PC1.zos, na.rm = T),
                   PC2.zos.site = mean(PC2.zos, na.rm = T)
)

# Add to site means data frame
site_means <- merge(site_means, add_means)

# Add to ocean data frames
site_means_Atlantic$PC1.zos.site <- site_means$PC1.zos.site[match(site_means_Atlantic$Site, site_means$Site)]
site_means_Atlantic$PC2.zos.site <- site_means$PC2.zos.site[match(site_means_Atlantic$Site, site_means$Site)]
site_means_Pacific$PC1.zos.site <- site_means$PC1.zos.site[match(site_means_Pacific$Site, site_means$Site)]
site_means_Pacific$PC2.zos.site <- site_means$PC2.zos.site[match(site_means_Pacific$Site, site_means$Site)]
site_means_49_Atlantic$PC1.zos.site <- site_means$PC1.zos.site[match(site_means_49_Atlantic$Site, site_means$Site)]
site_means_49_Atlantic$PC2.zos.site <- site_means$PC2.zos.site[match(site_means_49_Atlantic$Site, site_means$Site)]


###################################################################################
# CREATE SCALED VARIABLES                                                         #
###################################################################################

# Create function to standardize and center a variable by its range of observed values. 
# The '...' allows it to work with NAs.
range01 <- function(x, ...){(x - min(x, na.rm = T, ...)) / (max(x, na.rm = T, ...) - min(x, na.rm = T, ...))}


# Combine PCA scores with PLOT-level data frame
site_means_49_Atlantic$PC1.env.global <- site_means$PC1.env.global[match(site_means_49_Atlantic$Site, site_means$Site)]
site_means_49_Atlantic$PC2.env.global <- site_means$PC2.env.global[match(site_means_49_Atlantic$Site, site_means$Site)]
site_means_49_Atlantic$PC3.env.global <- site_means$PC3.env.global[match(site_means_49_Atlantic$Site, site_means$Site)]
site_means_49_Atlantic$FC1 <- site_means$FC1[match(site_means_49_Atlantic$Site, site_means$Site)]
site_means_49_Atlantic$FC2 <- site_means$FC2[match(site_means_49_Atlantic$Site, site_means$Site)]

site_means_Pacific$PC1.env.global <- site_means$PC1.env.global[match(site_means_Pacific$Site, site_means$Site)]
site_means_Pacific$PC2.env.global <- site_means$PC2.env.global[match(site_means_Pacific$Site, site_means$Site)]
site_means_Pacific$PC3.env.global <- site_means$PC3.env.global[match(site_means_Pacific$Site, site_means$Site)]
site_means_Pacific$FC1 <- site_means$FC1[match(site_means_Pacific$Site, site_means$Site)]
site_means_Pacific$FC2 <- site_means$FC2[match(site_means_Pacific$Site, site_means$Site)]

# Create z-scaled variables: SITE level (GLOBAL)
site_means$zLatitude <- scale(site_means$Latitude)
site_means$zPC1.zos.site <- scale(site_means$PC1.zos.site)
site_means$zPC2.zos.site <- scale(site_means$PC2.zos.site)
site_means$zPC1.env.global <- scale(site_means$PC1.env.global)
site_means$zPC2.env.global <- scale(site_means$PC2.env.global)
site_means$zPC3.env.global <- scale(site_means$PC3.env.global)
site_means$zFC1 <- scale(site_means$FC1)
site_means$zFC2 <- scale(site_means$FC2)
site_means$zcanopy <- scale(site_means$log10.Zostera.longest.leaf.length.cm.site)
site_means$zshoots <- scale(site_means$log10.Zostera.shoots.core.site)
site_means$zagbiomass <- scale(site_means$log10.Zostera.AG.mass.site)
site_means$zbgbiomass <- scale(site_means$log10.Zostera.BG.mass.site)
site_means$zperiphyton <- scale(site_means$log10.periphyton.mass.per.area.site)
site_means$zperiphyton.perg <- scale(site_means$log10.periphyton.mass.per.g.zostera.site)
site_means$zmesograzer.mass <- scale(site_means$log10.mesograzer.mass.per.area.site)
site_means$zmesograzer.mass.perg <- scale(site_means$log10.mesograzer.mass.per.g.plant.site)
site_means$zmesograzer.abund <- scale(site_means$log10.mesograzer.abund.per.area.site)
site_means$zmesograzer.abund.perg <- scale(site_means$log10.mesograzer.abund.per.g.plant.site)

# Create RANGE-scaled variables: SITE level (GLOBAL)
site_means$rLatitude <- range01(site_means$Latitude)
site_means$rPC1.zos.site <- range01(site_means$PC1.zos.site)
site_means$rPC2.zos.site <- range01(site_means$PC2.zos.site)
site_means$rPC1.env.global <- range01(site_means$PC1.env.global)
site_means$rPC2.env.global <- range01(site_means$PC2.env.global)
site_means$rPC3.env.global <- range01(site_means$PC3.env.global)
site_means$rFC1 <- range01(site_means$FC1)
site_means$rFC2 <- range01(site_means$FC2)
site_means$rcanopy <- range01(site_means$log10.Zostera.longest.leaf.length.cm.site)
site_means$rshoots <- range01(site_means$log10.Zostera.shoots.core.site)
site_means$ragbiomass <- range01(site_means$log10.Zostera.AG.mass.site)
site_means$rbgbiomass <- range01(site_means$log10.Zostera.BG.mass.site)
site_means$rperiphyton <- range01(site_means$log10.periphyton.mass.per.area.site)
site_means$rperiphyton.perg <- range01(site_means$log10.periphyton.mass.per.g.zostera.site)
site_means$rmesograzer.mass <- range01(site_means$log10.mesograzer.mass.per.area.site)
site_means$rmesograzer.mass.perg <- range01(site_means$log10.mesograzer.mass.per.g.plant.site)
site_means$rmesograzer.abund <- range01(site_means$log10.mesograzer.abund.per.area.site)
site_means$rmesograzer.abund.perg <- range01(site_means$log10.mesograzer.abund.per.g.plant.site)


# Create z-scaled variables: SITE level (ATLANTIC 49)
# This data set scales the variables using only Atlantic values. Omit SW.A as the plot-level data set does. 
site_means_49_Atlantic$zLatitude.atl <- scale(site_means_49_Atlantic$Latitude, scale = TRUE, center = TRUE)
site_means_49_Atlantic$zPC1.zos.atl <- scale(site_means_49_Atlantic$PC1.zos.site)
site_means_49_Atlantic$zPC2.zos.atl <- scale(site_means_49_Atlantic$PC2.zos.site)
site_means_49_Atlantic$zPC1.env.global.atl <- scale(site_means_49_Atlantic$PC1.env.global)
site_means_49_Atlantic$zPC2.env.global.atl <- scale(site_means_49_Atlantic$PC2.env.global)
site_means_49_Atlantic$zPC3.env.global.atl <- scale(site_means_49_Atlantic$PC3.env.global)
site_means_49_Atlantic$zFC1.global.atl <- scale(site_means_49_Atlantic$FC1)
site_means_49_Atlantic$zFC2.global.atl <- scale(site_means_49_Atlantic$FC2)
site_means_Atlantic$zPC1.env.atl <- scale(site_means_Atlantic$PC1.env.atl)
site_means_Atlantic$zPC2.env.atl <- scale(site_means_Atlantic$PC2.env.atl)
site_means_Atlantic$zPC3.env.atl <- scale(site_means_Atlantic$PC3.env.atl)
site_means_49_Atlantic$zperiphyton.area.atl <- scale(site_means_49_Atlantic$log10.periphyton.mass.per.area.site)
site_means_49_Atlantic$zperiphyton.perg.atl <- scale(site_means_49_Atlantic$log10.periphyton.mass.per.g.zostera.site)
site_means_49_Atlantic$zmesograzer.mass.area.atl <- scale(site_means_49_Atlantic$log10.mesograzer.mass.per.area.site)
site_means_49_Atlantic$zmesograzer.mass.perg.atl <- scale(site_means_49_Atlantic$log10.mesograzer.mass.per.g.plant.site)
################################################################################



# Create RANGE-scaled variables: SITE level (ATLANTIC 49)
# This data set scales the variables using only Atlantic values. Omit SW.A as the plot-level data set does. 
site_means_49_Atlantic$rLatitude.atl <- range01(site_means_49_Atlantic$Latitude)
site_means_49_Atlantic$rPC1.zos.atl <- range01(site_means_49_Atlantic$PC1.zos.site)
site_means_49_Atlantic$rPC2.zos.atl <- range01(site_means_49_Atlantic$PC2.zos.site)
site_means_49_Atlantic$rPC1.env.global.atl <- range01(site_means_49_Atlantic$PC1.env.global)
site_means_49_Atlantic$rPC2.env.global.atl <- range01(site_means_49_Atlantic$PC2.env.global)
site_means_49_Atlantic$rPC3.env.global.atl <- range01(site_means_49_Atlantic$PC3.env.global)
site_means_49_Atlantic$rFC1.global.atl <- range01(site_means_49_Atlantic$FC1)
site_means_49_Atlantic$rFC2.global.atl <- range01(site_means_49_Atlantic$FC2)
site_means_Atlantic$rPC1.env.atl <- range01(site_means_Atlantic$PC1.env.atl)
site_means_Atlantic$rPC2.env.atl <- range01(site_means_Atlantic$PC2.env.atl)
site_means_Atlantic$rPC3.env.atl <- range01(site_means_Atlantic$PC3.env.atl)
site_means_49_Atlantic$rperiphyton.area.atl <- range01(site_means_49_Atlantic$log10.periphyton.mass.per.area.site)
site_means_49_Atlantic$rperiphyton.perg.atl <- range01(site_means_49_Atlantic$log10.periphyton.mass.per.g.zostera.site)
site_means_49_Atlantic$rmesograzer.mass.area.atl <- range01(site_means_49_Atlantic$log10.mesograzer.mass.per.area.site)
site_means_49_Atlantic$rmesograzer.mass.perg.atl <- range01(site_means_49_Atlantic$log10.mesograzer.mass.per.g.plant.site)

# Create z-scaled variables: SITE level (PACIFIC)
# This data set scales the variables using only Pacific values.  
site_means_Pacific$zLatitude.pac <- scale(site_means_Pacific$Latitude, scale = TRUE, center = TRUE)
site_means_Pacific$zPC1.zos.pac <- scale(site_means_Pacific$PC1.zos.site)
site_means_Pacific$zPC2.zos.pac <- scale(site_means_Pacific$PC2.zos.site)
site_means_Pacific$zPC1.env.global.pac <- scale(site_means_Pacific$PC1.env.global)
site_means_Pacific$zPC2.env.global.pac <- scale(site_means_Pacific$PC2.env.global)
site_means_Pacific$zPC3.env.global.pac <- scale(site_means_Pacific$PC3.env.global)
site_means_Pacific$zFC1.global.pac <- scale(site_means_Pacific$FC1)
site_means_Pacific$zFC2.global.pac <- scale(site_means_Pacific$FC2)
site_means_Pacific$zPC1.env.pac <- scale(site_means_Pacific$PC1.env.pac)
site_means_Pacific$zPC2.env.pac <- scale(site_means_Pacific$PC2.env.pac)
site_means_Pacific$zPC3.env.pac <- scale(site_means_Pacific$PC3.env.pac)
site_means_Pacific$zperiphyton.area.pac <- scale(site_means_Pacific$log10.periphyton.mass.per.area.site)
site_means_Pacific$zperiphyton.perg.pac <- scale(site_means_Pacific$log10.periphyton.mass.per.g.zostera.site)
site_means_Pacific$zmesograzer.mass.area.pac <- scale(site_means_Pacific$log10.mesograzer.mass.per.area.site)
site_means_Pacific$zmesograzer.mass.perg.pac <- scale(site_means_Pacific$log10.mesograzer.mass.per.g.plant.site)

# Create RANGE-scaled variables: SITE level (PACIFIC)
# This data set scales the variables using only Pacific values.  
site_means_Pacific$rLatitude.pac <- range01(site_means_Pacific$Latitude)
site_means_Pacific$rPC1.zos.pac <- range01(site_means_Pacific$PC1.zos.site)
site_means_Pacific$rPC2.zos.pac <- range01(site_means_Pacific$PC2.zos.site)
site_means_Pacific$rPC1.env.global.pac <- range01(site_means_Pacific$PC1.env.global)
site_means_Pacific$rPC2.env.global.pac <- range01(site_means_Pacific$PC2.env.global)
site_means_Pacific$rPC3.env.global.pac <- range01(site_means_Pacific$PC3.env.global)
site_means_Pacific$rFC1.global.pac <- range01(site_means_Pacific$FC1)
site_means_Pacific$rFC2.global.pac <- range01(site_means_Pacific$FC2)
site_means_Pacific$rPC1.env.pac <- range01(site_means_Pacific$PC1.env.pac)
site_means_Pacific$rPC2.env.pac <- range01(site_means_Pacific$PC2.env.pac)
site_means_Pacific$rPC3.env.pac <- range01(site_means_Pacific$PC3.env.pac)
site_means_Pacific$rperiphyton.area.pac <- range01(site_means_Pacific$log10.periphyton.mass.per.area.site)
site_means_Pacific$rperiphyton.perg.pac <- range01(site_means_Pacific$log10.periphyton.mass.per.g.zostera.site)
site_means_Pacific$rmesograzer.mass.area.pac <- range01(site_means_Pacific$log10.mesograzer.mass.per.area.site)
site_means_Pacific$rmesograzer.mass.perg.pac <- range01(site_means_Pacific$log10.mesograzer.mass.per.g.plant.site)




###################################################################################
# SUBSET DATA SETS BY GEOGRAPHY                                                   #
###################################################################################

# Create reduced data sets
# # Create separate data set excluding SW.A (no periphyton data)
site_means_49 <- droplevels(subset(site_means, Site != "SW.A"))




###################################################################################
# OUTPUT CURATED DATA SETS                                                        #
###################################################################################


# Export SITE-level data set
write.csv(site_means, "data/output/Duffy_et_al_2022_site_means.csv", row.names = F)

write.csv(site_means_Atlantic, "data/output/Duffy_et_al_2022_site_means_Atlantic.csv", row.names = F)
write.csv(site_means_49_Atlantic, "data/output/Duffy_et_al_2022_site_means_49_Atlantic.csv", row.names = F)
write.csv(site_means_Pacific, "data/output/Duffy_et_al_2022_site_means_Pacific.csv", row.names = F)
